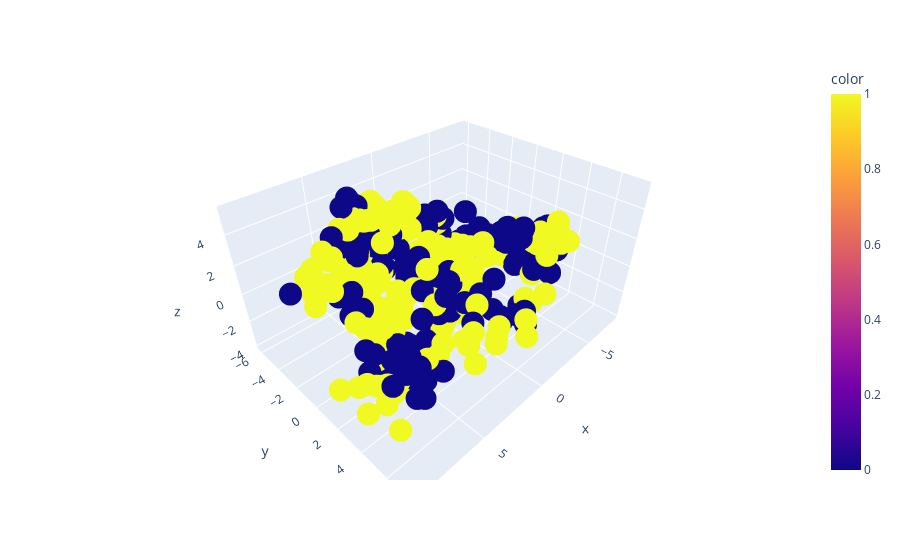

Source (notebook cell):
### Code cell
px.scatter_3d(x=x_testdf.iloc[:,0],y=x_testdf.iloc[:,1],z=x_testdf.iloc[:,2], color= y_pred)

### Figure 1 — Plotly figure (JSON) as saved in the notebook; plotly's stock layout.template omitted (floating-point values rounded to 4 significant figures; data arrays with more than 128 entries replaced by an {"elided": "..."} marker saying what was removed)
{"data": [{"hovertemplate": "x=%{x}<br>y=%{y}<br>z=%{z}<br>color=%{marker.color}<extra></extra>", "legendgroup": "", "marker": {"color": {"elided": "404 int values"}, "coloraxis": "coloraxis", "symbol": "circle"}, "mode": "markers", "name": "", "scene": "scene", "showlegend": false, "type": "scatter3d", "x": {"elided": "404 float values"}, "y": {"elided": "404 float values"}, "z": {"elided": "404 float values"}}], "layout": {"coloraxis": {"colorbar": {"title": {"text": "color"}}, "colorscale": [[0, "#0d0887"], [0.1111, "#46039f"], [0.2222, "#7201a8"], [0.3333, "#9c179e"], [0.4444, "#bd3786"], [0.5556, "#d8576b"], [0.6667, "#ed7953"], [0.7778, "#fb9f3a"], [0.8889, "#fdca26"], [1, "#f0f921"]]}, "legend": {"tracegroupgap": 0}, "margin": {"t": 60}, "scene": {"domain": {"x": [0, 1], "y": [0, 1]}, "xaxis": {"title": {"text": "x"}}, "yaxis": {"title": {"text": "y"}}, "zaxis": {"title": {"text": "z"}}}}}
